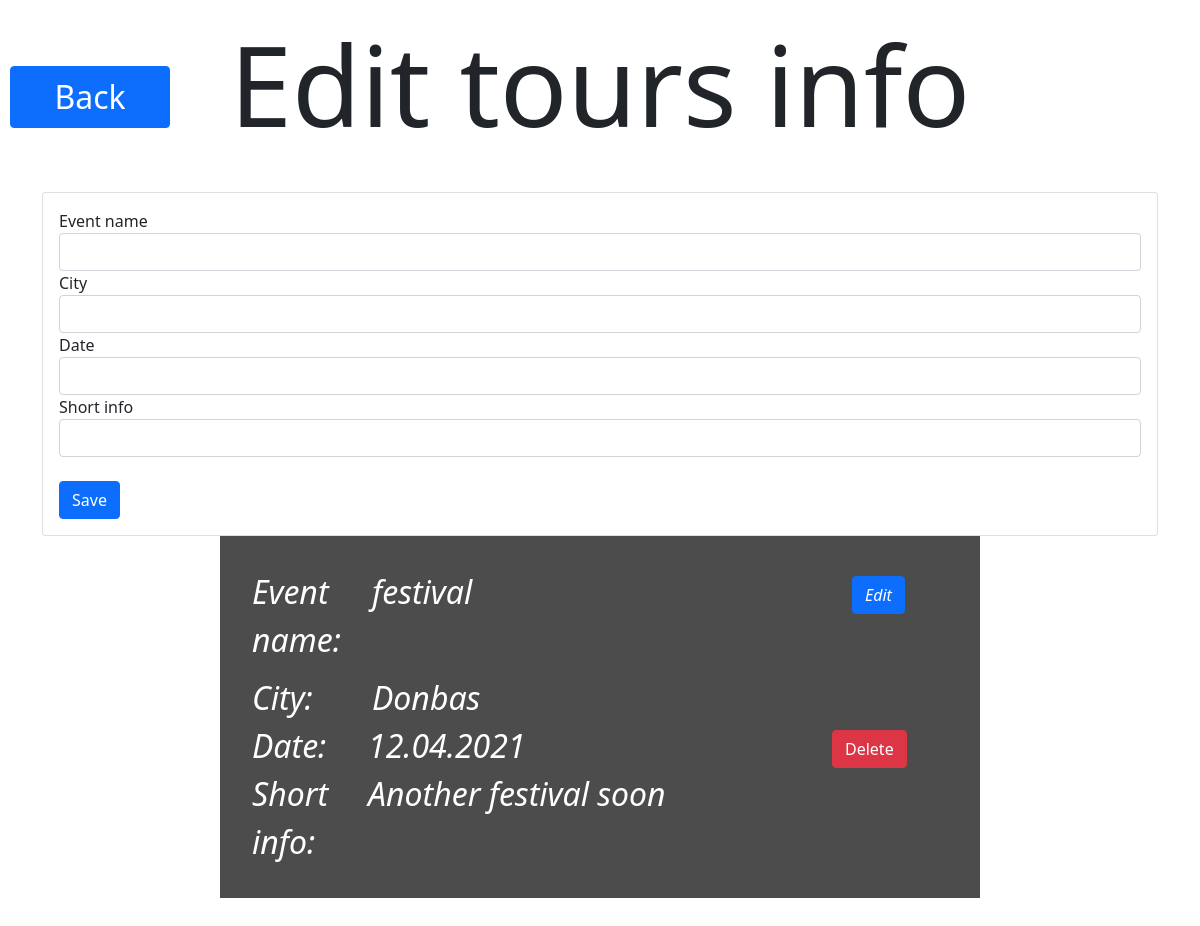
The app's page /admin/admin_music.php with its own data.
### tables this page shows
CREATE TABLE `tours` (
  `id` int NOT NULL AUTO_INCREMENT,
  `event` varchar(30) NOT NULL,
  `city` varchar(30) NOT NULL,
  `date` varchar(30) NOT NULL,
  `short_info` varchar(300) NOT NULL,
  PRIMARY KEY (`id`)
);

### admin/admin_music.php (the view, shortened to what this page needs)
<?php
$result = mysqli_query($conn,"SELECT * FROM tours");
?>
<!DOCTYPE html>
<html lang="en">
<head>
    <link href="https://cdn.jsdelivr.net/npm/bootstrap@5.0.0-beta1/dist/css/bootstrap.min.css" rel="stylesheet">
    <link rel="stylesheet" href="../styling.css?version=51">
</head>
<body>
<div class="row first_row" id="top">
    <div class="col-2">
        <a href="admin_main.php" type="button" class="btn btn-primary back">Back</a>
    </div>
    <div class="col-8 main_sign text-black">Edit tours info</div>
    <div class="col-2"></div>
</div>
    <div class="container">
        <div class="card mt-4">
            <div class="card-body">
                <form method="post" action="../php/process_tours.php">
                    <div class="form-group">
                        <label for="event">Event name</label>
                        <input type="text" class="form-control" id="event" name="event">
                    </div>
                    <div class="form-group">
                        <label for="city">City</label>
                        <input type="text" class="form-control" id="city" name="city">
                    </div>
                    <div class="form-group">
                        <label for="date">Date</label>
                        <input type="text" class="form-control" id="date" name="date">
                    </div>
                    <div class="form-group">
                        <label for="short_info">Short info</label>
                        <input type="text" class="form-control" id="short_info" name="short_info">
                    </div>
                    <button type="submit" class="btn btn-primary mt-4" name="save">Save</button>
                </form>
            </div>
        </div>
<?php
if (mysqli_num_rows($result) > 0) {
    while($row = mysqli_fetch_array($result)) {
?>
        <div class="row main" id="name_<?php echo $row['id']; ?>">
            <div class="col-2"></div>
                <div class="col-lg-8 col-sm-12 text-white central">
                    <div class="row first_level">
                        <div class="col-2">
                            Event name:
                        </div>
                        <div class="col-lg-8 col-sm-2 info">
                            <span id="name_<?php echo $row['id']; ?>_event"><?php echo $row["event"];?></span>
                        </div>
                        <div class="col-2">
                            <a href="#top" class="btn btn-primary" onclick="copyToForm(<?php echo $row['id']; ?>)">Edit</a>
                        </div>
                    </div>
                    <div class="row second_level">
                        <div class="col-2">
                            City:
                        </div>
                        <div class="col-lg-8 col-sm-2 info">
                            <span id="name_<?php echo $row['id']; ?>_city"><?php echo $row["city"];?></span>
                        </div>
                        <div class="row second_level">
                            <div class="col-2">
                                Date:
                            </div>
                            <div class="col-lg-8 col-sm-2 info">
                                <span id="name_<?php echo $row['id']; ?>_date"><?php echo $row["date"];?></span>
                            </div>
                        <div class="col-2">
                            <form method="post" action="../php/delete_tours.php">
                            <button class="btn btn-danger" type="submit" name="delete">Delete</button>
                            </form>
                        </div>
                    </div>
                    <div class="row third_level">
                        <div class="col-2">
                            Short info:
                        </div>
                        <div class="col-lg-8 col-sm-2 info">
                            <span id="name_<?php echo $row['id']; ?>_info_short"><?php echo $row["short_info"];?></span>
                        </div>
                    </div>
            </div>
        </div>
<?php
    }
}
else {
    echo "No result found";
}
?>
    </div>
  </body>
</html>

### styling.css (style rules this page uses)
.central { margin-bottom: 100px; font-size: 2rem; font-style: italic; padding: 1em; }
.first_row { text-align: center; font-size: 7rem; }
.first_level { margin-bottom: 10px; }
.back { width: 10rem; font-size: 2rem; }
.central { background-color: rgba(0, 0, 0, 0.7); }

### records on screen
tours: event "festival", city "Donbas", date "12.04.2021", short_info "Another festival soon"
